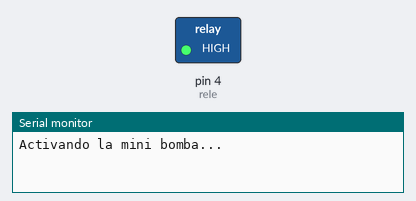
Simulated run of this sketch. Board: Arduino Uno, built with avr-gcc and run on an emulated ATmega328P. Parts: switched loads named in the sketch (green lamp = pin HIGH), the last lines printed to the serial monitor.

Above: at 0.7 s.
At 3.0 s:
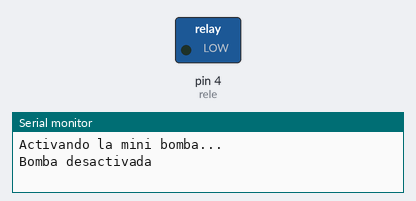
Timing chart, 0 to 5.9 s (numbered marks = the images above):
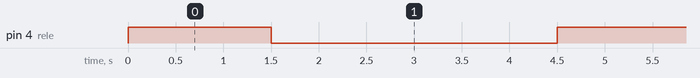

Measured:
- by itself, pin 4 (rele): alternates HIGH for 1.5 s and LOW for 3.0 s, 4 changes in all, then stays LOW

The sketch:

rele.ino
```cpp
const int rele = 4; // El relé está conectado al pin digital 4
int contador = 0; // Contador para limitar el número de veces que el relé se activa para encender la mini bomba
bool pruebaCompletada = false; // Variable booleana inicializada a false para controlar cuando la prueba ha finalizado

void setup() {
  Serial.begin(9600);
  pinMode(rele, OUTPUT); // Configuración del relé como salida
  digitalWrite(rele, LOW); // Inicialmente el relé está apagado
}

void loop() {
  if (!pruebaCompletada && contador < 2) {

    // ACTIVAR MINI BOMBA
    Serial.println("Activando la mini bomba...");
    digitalWrite(rele, HIGH); // Activa el relé para encender la bomba durante 1,5 seg
    delay(1500);

    // DESACTIVAR MINI BOMBA
    Serial.println("Bomba desactivada");
    digitalWrite(rele, LOW); // Desactiva el relé para apagar la bomba
    delay(3000);

    contador++;

  } else if (!pruebaCompletada) {
    Serial.println("Prueba completada");
    pruebaCompletada = true; // La prueba ha sido completada
    delay(1000);
    return;
  }
}
```
